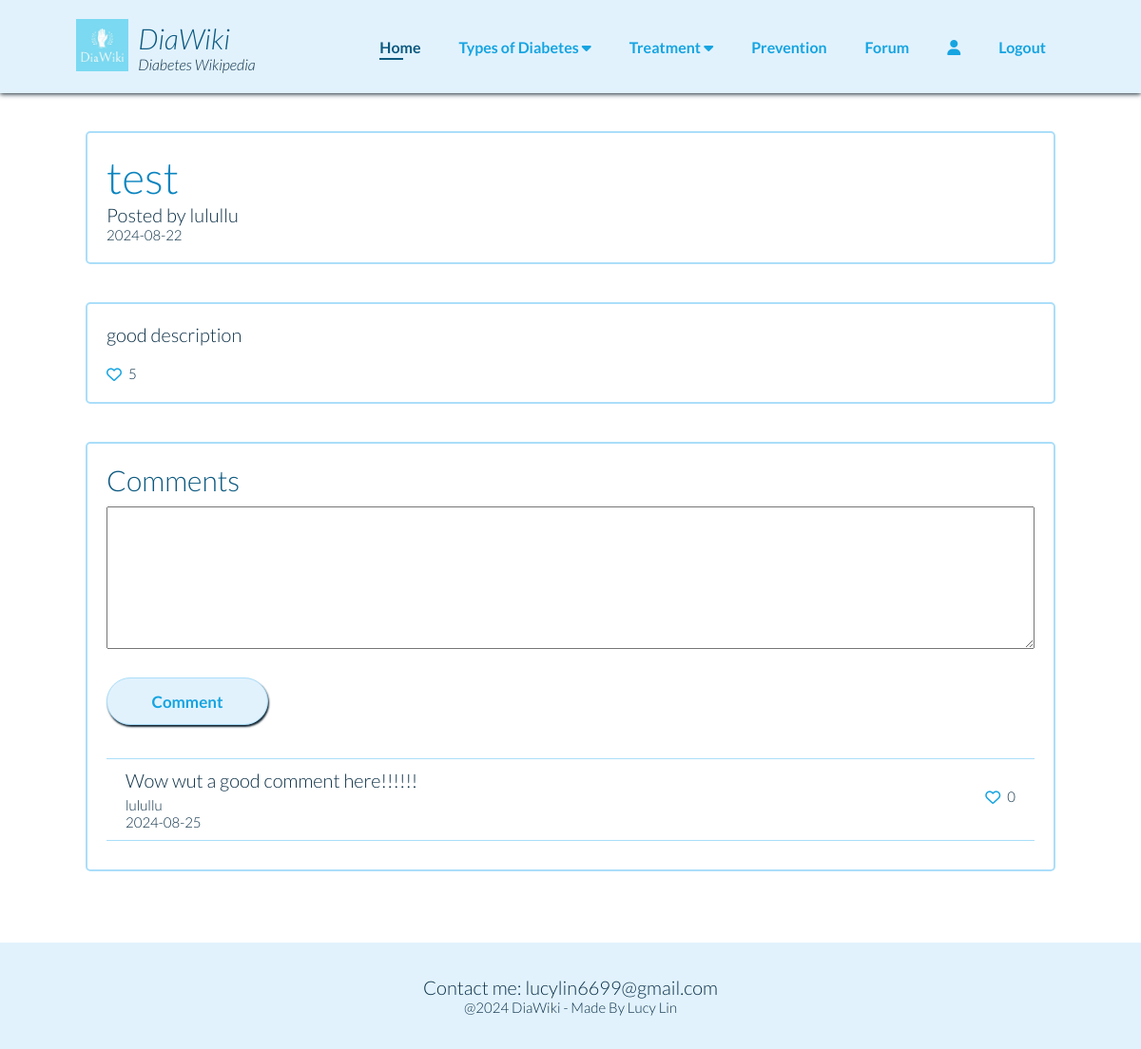
The page /topic/1 (signed in) on the database as committed earlier.
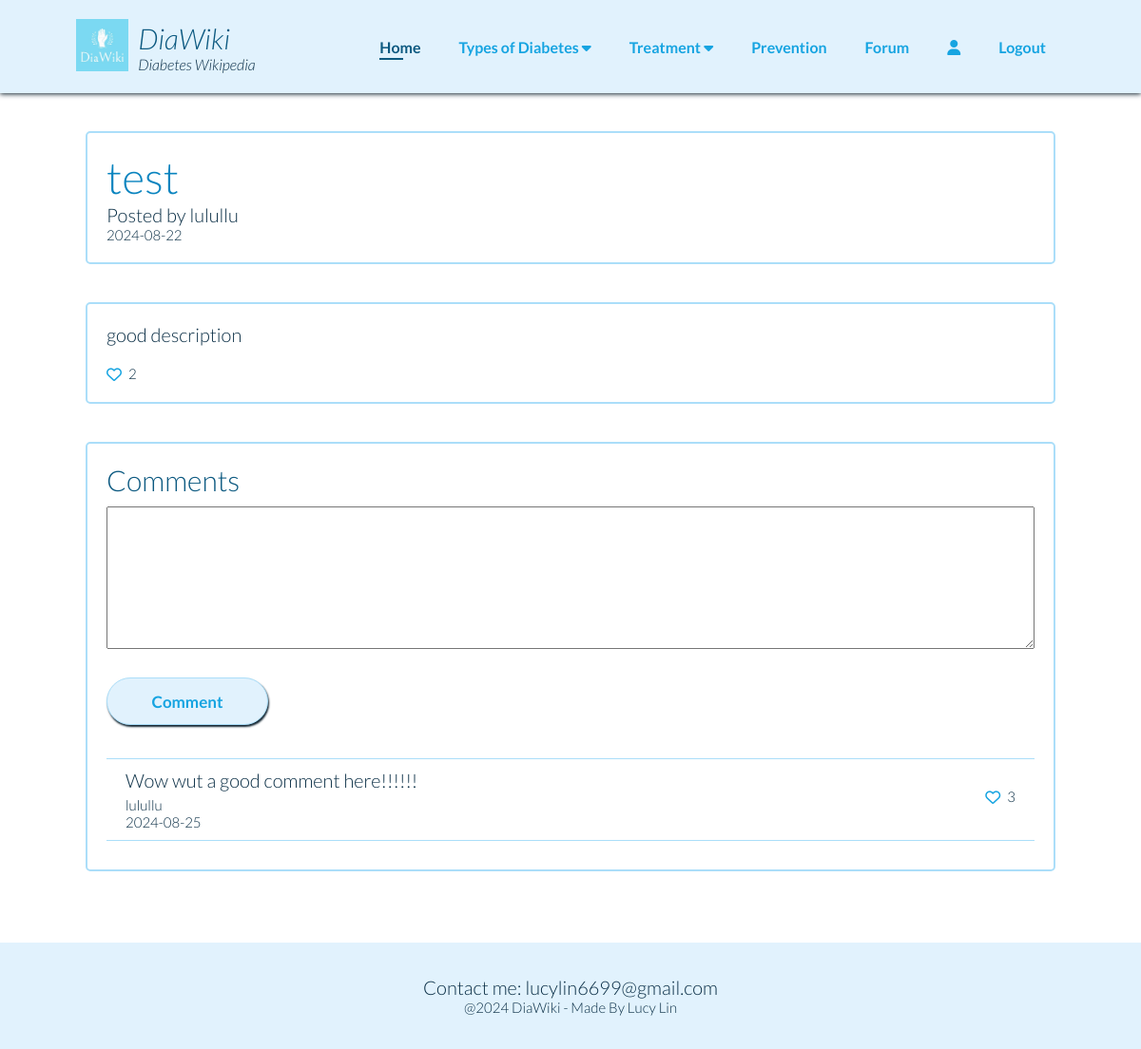
The same page on the database as committed later.
### app.py (models this page shows)
class Topic(db.Model):
    __tablename__ = 'Topic'
    id = db.Column(db.Integer, primary_key=True)
    title = db.Column(db.String, unique=True, nullable=False)
    description = db.Column(db.String)
    username = db.Column(db.String(20), db.ForeignKey('Person.username'), nullable=False)
    date = db.Column(db.DateTime, nullable=False, default=datetime.utcnow)
    like = db.Column(db.Integer, nullable=False, default=0)

class Comment(db.Model):
    __tablename__ = 'Comment'
    id = db.Column(db.Integer, primary_key=True)
    text = db.Column(db.String, unique=True, nullable=False)
    topicId = db.Column(db.Integer, nullable=False)
    username = db.Column(db.String(20), db.ForeignKey('Person.username'), nullable=False)
    date = db.Column(db.DateTime, nullable=False, default=datetime.utcnow)
    like = db.Column(db.Integer, nullable=False, default=0)

### app.py (the view, shortened to what this page needs)
@app.route('/topic/<int:id>', methods=["GET", "POST"])
def topic(id):
    if "user" in session:
        topic = Topic.query.filter_by(id=id).first()
        comments = Comment.query.filter_by(topicId=id).order_by(desc(Comment.date)).all()
        return render_template('topic.html', topic=topic, comments=comments)
    else:
        return render_template('warning.html')

### templates/topic.html (shortened to what this page needs)
{% extends "base.html" %}
{% block additional_css %}
    <link rel="stylesheet" href="{{ url_for('static', filename='css/topic.css') }}">
{% endblock %}
{% block content %}
<section class="topic-box">
    <div>
        <h2>{{ topic.title }}</h2>
        <h4>Posted by {{ topic.username }}</h4>
        <h5>{{ topic.date.strftime('%Y-%m-%d') }}</h5>
    </div>
</section>
<section class="topic-box">
    <div>
        <h4>{{ topic.description }}</h4>
        <div class="like-count">
            <a href="{{ url_for('like_post', id=topic.id) }}">
                <i class="fa-regular fa-heart" style="color: #16A4E1;"></i>
            </a>
            <h5>{{ topic.like }}</h5>
        </div>
    </div>
</section>
<section class="topic-box">
    <div>
        <h3>Comments</h3>
        <form action="/topic/{{ topic.id }}" method="post" id="comment-form">
            <textarea id="comment" name="comment"></textarea>
            <button type="submit" id="submit" class="signup-btn">Comment</button>
        </form>
        {% for comment in comments %}
        <div class="comment-box">
            <div>
                <h4>{{ comment.text }}</h4>
                <h5>{{ comment.username }}</h5>
                <h5>{{ comment.date.strftime('%Y-%m-%d') }}</h5>
            </div>
            <div class="like-count">
                <a href="{{ url_for('like_comment', comment_id=comment.id, topic_id=topic.id) }}">
                    <i class="fa-regular fa-heart" style="color: #16A4E1;"></i>
                </a>
                <h5>{{ comment.like }}</h5>
            </div>
        </div>
        {% endfor %}
    </div>
</section>
{% endblock %}

### templates/base.html (shortened to what this page needs)
<!DOCTYPE html>
<html lang="en">
<head>
    <link rel="stylesheet" href="{{ url_for('static', filename='css/base.css') }}">
    {% block additional_css %}{% endblock %}
</head>
<body>
    <section id="header">
        <div id="website-title">
            <a href="#"><img src="{{ url_for('static', filename='img/logo.jpg') }}"></a>
            <div id="words">
                <h3><em>DiaWiki</em></h3>
                <p><em>Diabetes Wikipedia</em></p>
            </div>
        </div>
        <div>
            <ul id="navbar">
                <li><a class="active" href="{{ url_for('home') }}">Home</a></li>
                <li>
                    <div class="dropdown">
                        <button class="dropbtn">Types of Diabetes
                          <i class="fa fa-caret-down"></i>
                        </button>
                    </div>
                </li>
                <li>
                    <div class="dropdown">
                        <button class="dropbtn">Treatment
                          <i class="fa fa-caret-down"></i>
                        </button>
                    </div>
                </li>
                <li><a href="{{ url_for('prevention') }}">Prevention</a></li>
                <li><a href="{{ url_for('forum') }}">Forum</a></li>
                <li><a href="{{ url_for('profile') }}"><i class="fa-solid fa-user"></i></a></li>
                {% if "user" in session %}
                    <li><a href="{{ url_for('logout') }}">Logout</a></li>
                {% else %}
                    <li><a href="{{ url_for('login') }}">Login/register</a></li>
                {% endif %}
            </ul>
        </div>
    </section>
    {% block content %}
    {% endblock %}
    <footer>
        <h4>Contact me: lucylin6699@gmail.com</h4>
        <h5>@2024 DiaWiki - Made By Lucy Lin</h5>
    </footer>
</body>
</html>

### static/css/base.css (style rules this page uses)
* { margin: 0; padding: 0; box-sizing: border-box; font-family: 'Lato', sans-serif; font-weight: 300; }
h2 { font-size: 46px; line-height: 54px; color: #0a84bf; }
h3 { font-size: 30px; color: #0C5980; }
h4 { font-size: 20px; color: #0B2F46; }
h5 { font-size: 15px; color: #0B2F46; }
p { font-size: 16px; color: #0B2F46; margin: 15px 0 20px 0; }
body { width: 100%; }
#header { display: flex; align-items: center; justify-content: space-between; padding: 20px 80px; background-color: #E1F2FD; box-shadow: 0 1px 5px rgb(17, 36, 48); width: 100%; z-index: 999; position: sticky; top: 0; left: 0; }
#website-title { display: flex; align-items: center; }
#website-title img { width: 55x; height: 55px; }
#words { display: flex; flex-direction: column; justify-content: center; align-items: left; padding-left: 10px; }
#words h3, #words p { padding: 0; margin: 0; }
#navbar { display: flex; align-items: center; justify-content: center; }
#navbar li { list-style: none; padding: 0 20px; position: relative; }
#navbar li a { text-decoration: none; font-size: 16px; font-weight: 600; color: #16A4E1; transition: 0.3s ease; }
.dropdown { float: left; }
.dropdown .dropbtn { border: none; outline: none; color: #16A4E1; font-size: 16px; font-weight: 600; padding: 0; background-color: inherit; font-family: inherit; margin: 0; transition: 0.3s ease; }
#navbar li a:hover, #navbar li a.active, .dropdown:hover .dropbtn { color: #0C5980; }
#navbar li a.active::after, #navbar li a:hover::after { content: ""; width: 30%; height: 2px; background-color: #0C5980; position: absolute; bottom: -4px; left: 20px; }
footer { text-align: center; padding: 35px 80px; background-color: #E1F2FD; margin-top: 75px; }
.signup-btn { padding: 10px; margin: 25px; background-color: #E1F2FD; width: 170px; height: 50px; border-radius: 25px; border: 1px solid #ABDEF9; box-shadow: 1px 2px 2px rgb(17, 36, 48); font-size: 17px; font-weight: 600; color: #16A4E1; }

### static/css/topic.css (style rules this page uses)
.topic-box { display: flex; justify-content: center; align-items: center; width: 100%; }
.topic-box > div { border: 2px solid #ABDEF9; border-radius: 5px; width: 85%; padding: 20px; margin: 40px 0 0 0; }
.like-count { display: flex; margin-top: 20px; }
.like-count > a { margin-right: 7px; }
input, textarea, select { margin: 10px 0; padding: 10px; font-size: 20px; }
textarea { height: 150px; }
#comment-form { display: flex; flex-direction: column; justify-content: left; align-items: left; }
#comment-form textarea { width: 100%; }
.signup-btn { margin-left: 0; margin-top: 20px; }
.comment-box { display: flex; justify-content: space-between; border-top: 1px solid #ABDEF9; border-bottom: 1px solid #ABDEF9; padding: 10px 20px; margin: 10px 0; }
.comment-box h4 { margin-bottom: 5px; }
a { text-decoration: none; }

Rows that differ between the two databases and show on the page:
changed Topic "test": like "5" → "2"
changed Comment "Wow wut a good comment here!!!!!!": like "0" → "3"
